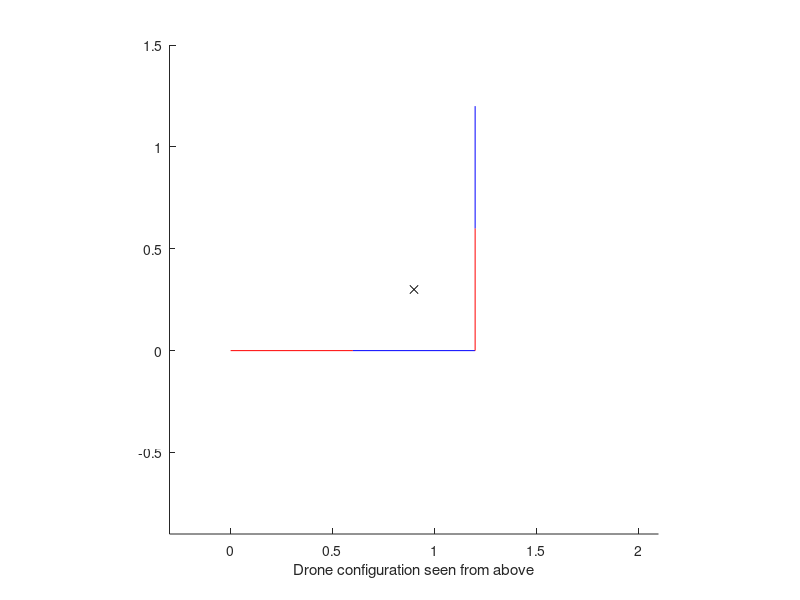

Recreate this plot in MATLAB.
%% Kinematics

clc

q = [0; 0];
l = 0.6;
m = 3.4;
m_link = m/4;

C1 = [l/2; 0; 0];
C2 = [l+l/2*cos(q(1)); l/2*sin(q(1)); 0];
C3 = [l+l*cos(q(1))+l/2*cos(q(1)+pi/2); l*sin(q(1))+l/2*sin(q(1)+pi/2); 0];
C4 = [l+l*cos(q(1))+l*cos(q(1)+pi/2)+l/2*cos(q(1)+q(2)+pi/2); l*sin(q(1))+l*sin(q(1)+pi/2)+l/2*sin(q(1)+q(2)+pi/2); 0];
C = (C1+C2+C3+C4)/4;
r1 = C1-C;
r2 = C2-C;
r3 = C3-C;
r4 = C4-C;
I_link1 = [0 0 0;
        0 1/12*m_link*l^2 0;
        0 0 1/12*m_link*l^2]
I_link2 = [cos(q(1)) -sin(q(1)) 0;
    sin(q(1)) cos(q(1)) 0;
    0 0 1]*I_link1*[cos(q(1)) -sin(q(1)) 0;
    sin(q(1)) cos(q(1)) 0;
    0 0 1]'
I_link3 = [cos(q(1)+pi/2) -sin(q(1)+pi/2) 0;
    sin(q(1)+pi/2) cos(q(1)+pi/2) 0;
    0 0 1]*I_link1*[cos(q(1)+pi/2) -sin(q(1)+pi/2) 0;
    sin(q(1)+pi/2) cos(q(1)+pi/2) 0;
    0 0 1]'
I_link4 = [cos(q(1)+pi/2+q(2)) -sin(q(1)+pi/2+q(2)) 0;
    sin(q(1)+pi/2+q(2)) cos(q(1)+pi/2+q(2)) 0;
    0 0 1]*I_link1*[cos(q(1)+pi/2+q(2)) -sin(q(1)+pi/2+q(2)) 0;
    sin(q(1)+pi/2+q(2)) cos(q(1)+pi/2+q(2)) 0;
    0 0 1]'
I = I_link1+I_link2+I_link3+I_link4+m_link*(r1'*r1*eye(3)-r1*r1'+r2'*r2*eye(3)-r2*r2'+r3'*r3*eye(3)-r3*r3'+r4'*r4*eye(3)-r4*r4')

figure(1)
axis square
axis([C(1)-1.2 C(1)+1.2 C(2)-1.2 C(2)+1.2])
hold on
xlabel("Drone configuration seen from above")
plot([0 0.6], [0 0], 'r-')
plot([0.6 0.6+l*cos(q(1))], [0 l*sin(q(1))], 'b-');
plot([0.6+l*cos(q(1)) 0.6+l*cos(q(1))+l*cos(q(1)+pi/2)], [l*sin(q(1)) l*sin(q(1))+l*sin(q(1)+pi/2)], 'r-');
plot([0.6+l*cos(q(1))+l*cos(q(1)+pi/2) 0.6+l*cos(q(1))+l*cos(q(1)+pi/2)+l*cos(q(1)+pi/2+q(2))], [l*sin(q(1))+l*sin(q(1)+pi/2) l*sin(q(1))+l*sin(q(1)+pi/2)+l*sin(q(1)+pi/2+q(2))], 'b-');
plot(C(1), C(2), 'kx')
hold off

function S = skew(v)
    if(numel(v)~= 1)
        S= [0 -v(3) v(2); 
            v(3) 0 -v(1);
            -v(2) v(1) 0];
    else
        S= zeros(3);
    end
end
